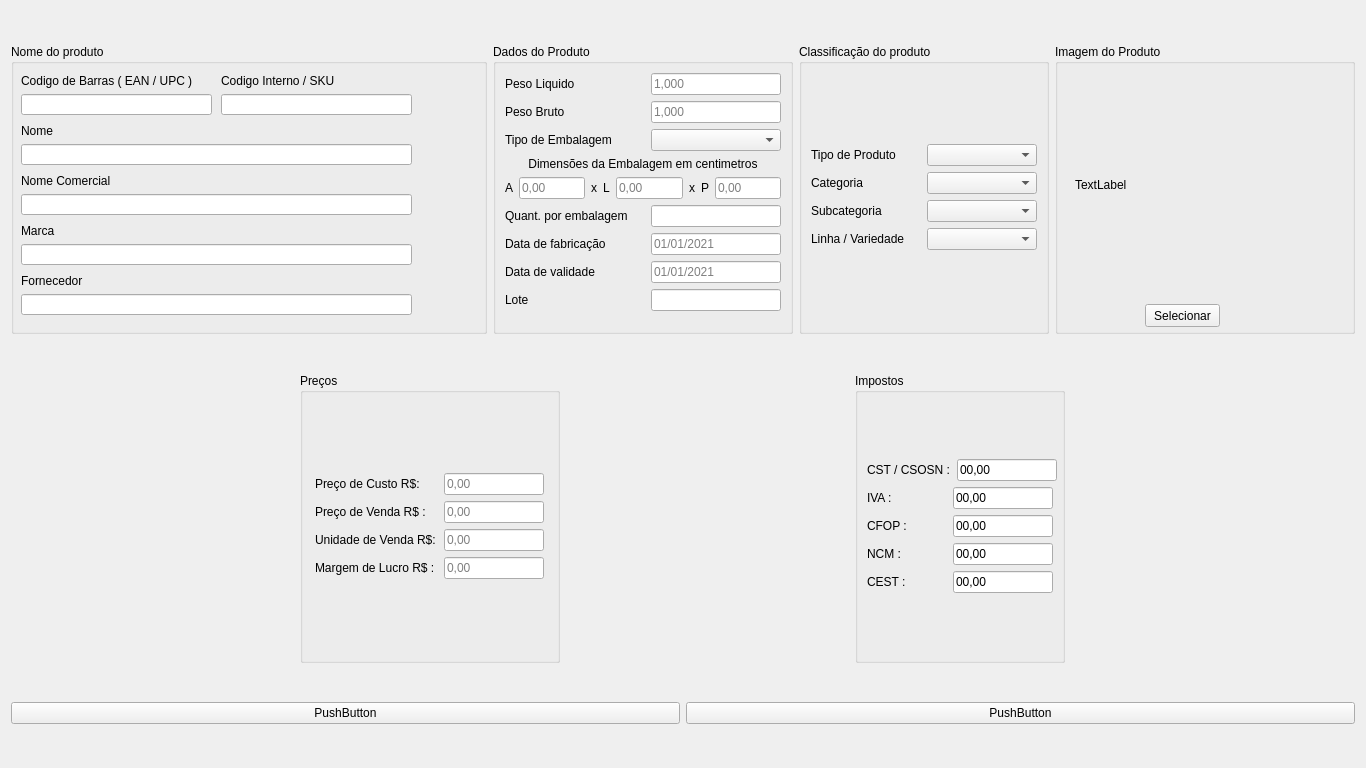
<?xml version="1.0" encoding="UTF-8"?>
<ui version="4.0">
 <class>AddProd</class>
 <widget class="QWidget" name="AddProd">
  <property name="geometry">
   <rect>
    <x>0</x>
    <y>0</y>
    <width>1366</width>
    <height>768</height>
   </rect>
  </property>
  <property name="maximumSize">
   <size>
    <width>1366</width>
    <height>768</height>
   </size>
  </property>
  <property name="windowTitle">
   <string>Form</string>
  </property>
  <layout class="QVBoxLayout" name="verticalLayout_16">
   <item>
    <layout class="QHBoxLayout" name="horizontalLayout">
     <item>
      <layout class="QVBoxLayout" name="verticalLayout">
       <item>
        <widget class="QGroupBox" name="nomeProduto">
         <property name="minimumSize">
          <size>
           <width>300</width>
           <height>290</height>
          </size>
         </property>
         <property name="maximumSize">
          <size>
           <width>16777215</width>
           <height>290</height>
          </size>
         </property>
         <property name="title">
          <string>Nome do produto</string>
         </property>
         <widget class="QWidget" name="verticalLayoutWidget_10">
          <property name="geometry">
           <rect>
            <x>10</x>
            <y>80</y>
            <width>391</width>
            <height>41</height>
           </rect>
          </property>
          <layout class="QVBoxLayout" name="layout_nome_2">
           <item>
            <widget class="QLabel" name="labelNome_2">
             <property name="text">
              <string>Nome</string>
             </property>
            </widget>
           </item>
           <item>
            <widget class="QLineEdit" name="txtNomeProd_2"/>
           </item>
          </layout>
         </widget>
         <widget class="QWidget" name="verticalLayoutWidget_11">
          <property name="geometry">
           <rect>
            <x>10</x>
            <y>130</y>
            <width>391</width>
            <height>41</height>
           </rect>
          </property>
          <layout class="QVBoxLayout" name="layout_nome_comercial_2">
           <item>
            <widget class="QLabel" name="labelNomeComercial_2">
             <property name="text">
              <string>Nome Comercial</string>
             </property>
            </widget>
           </item>
           <item>
            <widget class="QLineEdit" name="txtNomeComercial_2"/>
           </item>
          </layout>
         </widget>
         <widget class="QWidget" name="verticalLayoutWidget_12">
          <property name="geometry">
           <rect>
            <x>10</x>
            <y>180</y>
            <width>391</width>
            <height>41</height>
           </rect>
          </property>
          <layout class="QVBoxLayout" name="layout_marca_2">
           <item>
            <widget class="QLabel" name="labelMarca_2">
             <property name="text">
              <string>Marca</string>
             </property>
            </widget>
           </item>
           <item>
            <widget class="QLineEdit" name="txtMarca_2"/>
           </item>
          </layout>
         </widget>
         <widget class="QWidget" name="verticalLayoutWidget_13">
          <property name="geometry">
           <rect>
            <x>10</x>
            <y>30</y>
            <width>191</width>
            <height>41</height>
           </rect>
          </property>
          <layout class="QVBoxLayout" name="CodigoSku_2">
           <item>
            <widget class="QLabel" name="labelCodSku_2">
             <property name="text">
              <string>Codigo de Barras ( EAN / UPC )</string>
             </property>
            </widget>
           </item>
           <item>
            <widget class="QLineEdit" name="txtCodSku_2">
             <property name="text">
              <string/>
             </property>
            </widget>
           </item>
          </layout>
         </widget>
         <widget class="QWidget" name="verticalLayoutWidget_14">
          <property name="geometry">
           <rect>
            <x>210</x>
            <y>30</y>
            <width>191</width>
            <height>41</height>
           </rect>
          </property>
          <layout class="QVBoxLayout" name="CodigoDeBarras_2">
           <item>
            <widget class="QLabel" name="labelCodBarras_2">
             <property name="text">
              <string>Codigo Interno / SKU</string>
             </property>
            </widget>
           </item>
           <item>
            <widget class="QLineEdit" name="txtCodBarras_2">
             <property name="text">
              <string/>
             </property>
            </widget>
           </item>
          </layout>
         </widget>
         <widget class="QWidget" name="verticalLayoutWidget_15">
          <property name="geometry">
           <rect>
            <x>10</x>
            <y>230</y>
            <width>391</width>
            <height>41</height>
           </rect>
          </property>
          <layout class="QVBoxLayout" name="layoutForncedor_2">
           <item>
            <widget class="QLabel" name="labelFornecedor_2">
             <property name="text">
              <string>Fornecedor</string>
             </property>
            </widget>
           </item>
           <item>
            <widget class="QLineEdit" name="txtFornecedor_2"/>
           </item>
          </layout>
         </widget>
        </widget>
       </item>
      </layout>
     </item>
     <item>
      <layout class="QVBoxLayout" name="verticalLayout_2">
       <item>
        <widget class="QGroupBox" name="DadosProdutos">
         <property name="minimumSize">
          <size>
           <width>300</width>
           <height>290</height>
          </size>
         </property>
         <property name="maximumSize">
          <size>
           <width>300</width>
           <height>290</height>
          </size>
         </property>
         <property name="title">
          <string>Dados do Produto</string>
         </property>
         <layout class="QVBoxLayout" name="verticalLayout_14">
          <property name="leftMargin">
           <number>9</number>
          </property>
          <item>
           <layout class="QHBoxLayout" name="PesoLiquido">
            <item>
             <widget class="QLabel" name="labelPesoLiq">
              <property name="text">
               <string>Peso Liquido</string>
              </property>
             </widget>
            </item>
            <item>
             <widget class="QLineEdit" name="txtPesoLiq">
              <property name="maximumSize">
               <size>
                <width>130</width>
                <height>16777215</height>
               </size>
              </property>
              <property name="layoutDirection">
               <enum>Qt::LeftToRight</enum>
              </property>
              <property name="text">
               <string/>
              </property>
              <property name="maxLength">
               <number>7</number>
              </property>
              <property name="placeholderText">
               <string>1,000</string>
              </property>
             </widget>
            </item>
           </layout>
          </item>
          <item>
           <layout class="QHBoxLayout" name="PesoBruto">
            <item>
             <widget class="QLabel" name="labelPesoBruto">
              <property name="text">
               <string>Peso Bruto</string>
              </property>
             </widget>
            </item>
            <item>
             <widget class="QLineEdit" name="txtPesoBruto">
              <property name="maximumSize">
               <size>
                <width>130</width>
                <height>16777215</height>
               </size>
              </property>
              <property name="layoutDirection">
               <enum>Qt::LeftToRight</enum>
              </property>
              <property name="maxLength">
               <number>7</number>
              </property>
              <property name="placeholderText">
               <string>1,000</string>
              </property>
             </widget>
            </item>
           </layout>
          </item>
          <item>
           <layout class="QHBoxLayout" name="Volume">
            <item>
             <widget class="QLabel" name="labelTipoEmb">
              <property name="text">
               <string>Tipo de Embalagem</string>
              </property>
             </widget>
            </item>
            <item>
             <widget class="QComboBox" name="cmbTipoEmb">
              <property name="maximumSize">
               <size>
                <width>130</width>
                <height>16777215</height>
               </size>
              </property>
             </widget>
            </item>
           </layout>
          </item>
          <item>
           <layout class="QHBoxLayout" name="DimenEmbalagem_2">
            <item>
             <widget class="QLabel" name="labelDimenEmb">
              <property name="minimumSize">
               <size>
                <width>100</width>
                <height>0</height>
               </size>
              </property>
              <property name="text">
               <string>Dimensões da Embalagem em centimetros</string>
              </property>
              <property name="alignment">
               <set>Qt::AlignCenter</set>
              </property>
             </widget>
            </item>
           </layout>
          </item>
          <item>
           <layout class="QHBoxLayout" name="DimenEmbalagem">
            <item>
             <widget class="QLabel" name="labelDimenEmbA">
              <property name="text">
               <string>A</string>
              </property>
             </widget>
            </item>
            <item>
             <widget class="QLineEdit" name="txtDimenEmbA">
              <property name="text">
               <string/>
              </property>
              <property name="placeholderText">
               <string>0,00</string>
              </property>
             </widget>
            </item>
            <item>
             <widget class="QLabel" name="labelDimenEmbx">
              <property name="text">
               <string>x</string>
              </property>
             </widget>
            </item>
            <item>
             <widget class="QLabel" name="labelDimenEmbL">
              <property name="text">
               <string>L</string>
              </property>
             </widget>
            </item>
            <item>
             <widget class="QLineEdit" name="txtDimenEmbL">
              <property name="text">
               <string/>
              </property>
              <property name="placeholderText">
               <string>0,00</string>
              </property>
             </widget>
            </item>
            <item>
             <widget class="QLabel" name="labelDimenEmbx2">
              <property name="text">
               <string>x</string>
              </property>
             </widget>
            </item>
            <item>
             <widget class="QLabel" name="labelDimenEmbP">
              <property name="text">
               <string>P</string>
              </property>
             </widget>
            </item>
            <item>
             <widget class="QLineEdit" name="txtDimenEmbP">
              <property name="text">
               <string/>
              </property>
              <property name="placeholderText">
               <string>0,00</string>
              </property>
             </widget>
            </item>
           </layout>
          </item>
          <item>
           <layout class="QHBoxLayout" name="QtdProduto">
            <item>
             <widget class="QLabel" name="labelQtdProduto">
              <property name="text">
               <string>Quant. por embalagem</string>
              </property>
             </widget>
            </item>
            <item>
             <widget class="QLineEdit" name="txtQtdProduto">
              <property name="maximumSize">
               <size>
                <width>130</width>
                <height>16777215</height>
               </size>
              </property>
              <property name="text">
               <string/>
              </property>
              <property name="placeholderText">
               <string/>
              </property>
             </widget>
            </item>
           </layout>
          </item>
          <item>
           <layout class="QHBoxLayout" name="dataFabricacao">
            <item>
             <widget class="QLabel" name="labelDataFabri">
              <property name="text">
               <string>Data de fabricação</string>
              </property>
             </widget>
            </item>
            <item>
             <widget class="QLineEdit" name="txtDataFabri">
              <property name="maximumSize">
               <size>
                <width>130</width>
                <height>16777215</height>
               </size>
              </property>
              <property name="text">
               <string/>
              </property>
              <property name="placeholderText">
               <string>01/01/2021</string>
              </property>
             </widget>
            </item>
           </layout>
          </item>
          <item>
           <layout class="QHBoxLayout" name="DataValidade">
            <item>
             <widget class="QLabel" name="labelDataVal">
              <property name="text">
               <string>Data de validade</string>
              </property>
             </widget>
            </item>
            <item>
             <widget class="QLineEdit" name="txtDataVal">
              <property name="maximumSize">
               <size>
                <width>130</width>
                <height>16777215</height>
               </size>
              </property>
              <property name="text">
               <string/>
              </property>
              <property name="placeholderText">
               <string>01/01/2021</string>
              </property>
             </widget>
            </item>
           </layout>
          </item>
          <item>
           <layout class="QHBoxLayout" name="Lote">
            <item>
             <widget class="QLabel" name="labelLote">
              <property name="text">
               <string>Lote</string>
              </property>
             </widget>
            </item>
            <item>
             <widget class="QLineEdit" name="txtLote">
              <property name="maximumSize">
               <size>
                <width>130</width>
                <height>16777215</height>
               </size>
              </property>
              <property name="text">
               <string/>
              </property>
             </widget>
            </item>
           </layout>
          </item>
          <item>
           <spacer name="verticalSpacer">
            <property name="orientation">
             <enum>Qt::Vertical</enum>
            </property>
            <property name="sizeHint" stdset="0">
             <size>
              <width>20</width>
              <height>40</height>
             </size>
            </property>
           </spacer>
          </item>
         </layout>
        </widget>
       </item>
      </layout>
     </item>
     <item>
      <layout class="QVBoxLayout" name="verticalLayout_3">
       <item>
        <widget class="QGroupBox" name="ClassificacaoProd_2">
         <property name="sizePolicy">
          <sizepolicy hsizetype="Preferred" vsizetype="Preferred">
           <horstretch>0</horstretch>
           <verstretch>0</verstretch>
          </sizepolicy>
         </property>
         <property name="minimumSize">
          <size>
           <width>250</width>
           <height>290</height>
          </size>
         </property>
         <property name="maximumSize">
          <size>
           <width>250</width>
           <height>290</height>
          </size>
         </property>
         <property name="title">
          <string>Classificação do produto</string>
         </property>
         <layout class="QGridLayout" name="gridLayout_6">
          <item row="0" column="0">
           <layout class="QVBoxLayout" name="verticalLayout_5">
            <item>
             <layout class="QHBoxLayout" name="subCategoria_2">
              <item>
               <widget class="QLabel" name="labelVariedade_4">
                <property name="text">
                 <string>Tipo de Produto</string>
                </property>
               </widget>
              </item>
              <item>
               <widget class="QComboBox" name="cmbTipProd"/>
              </item>
             </layout>
            </item>
            <item>
             <layout class="QHBoxLayout" name="linhaVariedade_2">
              <item>
               <widget class="QLabel" name="labelDepartamento_2">
                <property name="minimumSize">
                 <size>
                  <width>50</width>
                  <height>0</height>
                 </size>
                </property>
                <property name="text">
                 <string>Categoria</string>
                </property>
               </widget>
              </item>
              <item>
               <widget class="QComboBox" name="cmbCategoria"/>
              </item>
             </layout>
            </item>
            <item>
             <layout class="QHBoxLayout" name="categoria_2">
              <item>
               <widget class="QLabel" name="labelSecao_2">
                <property name="text">
                 <string>Subcategoria</string>
                </property>
               </widget>
              </item>
              <item>
               <widget class="QComboBox" name="cmbSubCate"/>
              </item>
             </layout>
            </item>
            <item>
             <layout class="QHBoxLayout" name="tipoProduto_2">
              <item>
               <widget class="QLabel" name="labelVariedade_3">
                <property name="text">
                 <string>Linha / Variedade</string>
                </property>
               </widget>
              </item>
              <item>
               <widget class="QComboBox" name="cmbLinhaVar"/>
              </item>
             </layout>
            </item>
           </layout>
          </item>
         </layout>
        </widget>
       </item>
      </layout>
     </item>
     <item>
      <layout class="QVBoxLayout" name="verticalLayout_6">
       <item>
        <widget class="QGroupBox" name="GrupoImagem_2">
         <property name="sizePolicy">
          <sizepolicy hsizetype="Fixed" vsizetype="Fixed">
           <horstretch>0</horstretch>
           <verstretch>0</verstretch>
          </sizepolicy>
         </property>
         <property name="minimumSize">
          <size>
           <width>300</width>
           <height>290</height>
          </size>
         </property>
         <property name="maximumSize">
          <size>
           <width>200</width>
           <height>290</height>
          </size>
         </property>
         <property name="title">
          <string>Imagem do Produto</string>
         </property>
         <widget class="QPushButton" name="button_load_image_2">
          <property name="geometry">
           <rect>
            <x>90</x>
            <y>260</y>
            <width>75</width>
            <height>23</height>
           </rect>
          </property>
          <property name="text">
           <string>Selecionar</string>
          </property>
         </widget>
         <widget class="QLabel" name="label">
          <property name="geometry">
           <rect>
            <x>20</x>
            <y>40</y>
            <width>241</width>
            <height>201</height>
           </rect>
          </property>
          <property name="text">
           <string>TextLabel</string>
          </property>
         </widget>
        </widget>
       </item>
      </layout>
     </item>
    </layout>
   </item>
   <item>
    <layout class="QHBoxLayout" name="horizontalLayout_3">
     <item>
      <layout class="QVBoxLayout" name="verticalLayout_7">
       <item>
        <widget class="QGroupBox" name="Precos">
         <property name="minimumSize">
          <size>
           <width>0</width>
           <height>0</height>
          </size>
         </property>
         <property name="maximumSize">
          <size>
           <width>260</width>
           <height>300</height>
          </size>
         </property>
         <property name="title">
          <string>Preços</string>
         </property>
         <layout class="QVBoxLayout" name="verticalLayout_15">
          <item>
           <layout class="QVBoxLayout" name="verticalLayout_12">
            <item>
             <layout class="QHBoxLayout" name="PrecoCusto_3">
              <item>
               <widget class="QLabel" name="labelPrecoCusto_3">
                <property name="minimumSize">
                 <size>
                  <width>120</width>
                  <height>0</height>
                 </size>
                </property>
                <property name="maximumSize">
                 <size>
                  <width>100</width>
                  <height>16777215</height>
                 </size>
                </property>
                <property name="text">
                 <string>Preço de Custo R$:</string>
                </property>
               </widget>
              </item>
              <item>
               <widget class="QLineEdit" name="txtPrecoCusto_3">
                <property name="sizePolicy">
                 <sizepolicy hsizetype="Preferred" vsizetype="Fixed">
                  <horstretch>0</horstretch>
                  <verstretch>0</verstretch>
                 </sizepolicy>
                </property>
                <property name="minimumSize">
                 <size>
                  <width>100</width>
                  <height>0</height>
                 </size>
                </property>
                <property name="maximumSize">
                 <size>
                  <width>90</width>
                  <height>16777215</height>
                 </size>
                </property>
                <property name="placeholderText">
                 <string>0,00</string>
                </property>
               </widget>
              </item>
             </layout>
            </item>
            <item>
             <layout class="QHBoxLayout" name="PrecoVenda_3">
              <item>
               <widget class="QLabel" name="labelPrecoVenda_3">
                <property name="minimumSize">
                 <size>
                  <width>120</width>
                  <height>0</height>
                 </size>
                </property>
                <property name="maximumSize">
                 <size>
                  <width>100</width>
                  <height>16777215</height>
                 </size>
                </property>
                <property name="text">
                 <string>Preço de Venda R$ :</string>
                </property>
               </widget>
              </item>
              <item>
               <widget class="QLineEdit" name="txtPrecoVenda_3">
                <property name="sizePolicy">
                 <sizepolicy hsizetype="Preferred" vsizetype="Fixed">
                  <horstretch>0</horstretch>
                  <verstretch>0</verstretch>
                 </sizepolicy>
                </property>
                <property name="maximumSize">
                 <size>
                  <width>100</width>
                  <height>16777215</height>
                 </size>
                </property>
                <property name="placeholderText">
                 <string>0,00</string>
                </property>
               </widget>
              </item>
             </layout>
            </item>
            <item>
             <layout class="QHBoxLayout" name="UnidadeVenda_3">
              <item>
               <widget class="QLabel" name="labelUnidadeVenda_3">
                <property name="minimumSize">
                 <size>
                  <width>120</width>
                  <height>0</height>
                 </size>
                </property>
                <property name="maximumSize">
                 <size>
                  <width>100</width>
                  <height>16777215</height>
                 </size>
                </property>
                <property name="text">
                 <string>Unidade de Venda R$: </string>
                </property>
               </widget>
              </item>
              <item>
               <widget class="QLineEdit" name="txtUnidadeVenda_3">
                <property name="maximumSize">
                 <size>
                  <width>100</width>
                  <height>16777215</height>
                 </size>
                </property>
                <property name="text">
                 <string/>
                </property>
                <property name="placeholderText">
                 <string>0,00</string>
                </property>
               </widget>
              </item>
             </layout>
            </item>
            <item>
             <layout class="QHBoxLayout" name="MargemLucro_3">
              <item>
               <widget class="QLabel" name="labelMargemLucro_3">
                <property name="minimumSize">
                 <size>
                  <width>120</width>
                  <height>0</height>
                 </size>
                </property>
                <property name="maximumSize">
                 <size>
                  <width>100</width>
                  <height>16777215</height>
                 </size>
                </property>
                <property name="text">
                 <string>Margem de Lucro R$ : </string>
                </property>
               </widget>
              </item>
              <item>
               <widget class="QLineEdit" name="txtMargemLucro_3">
                <property name="sizePolicy">
                 <sizepolicy hsizetype="Preferred" vsizetype="Fixed">
                  <horstretch>0</horstretch>
                  <verstretch>0</verstretch>
                 </sizepolicy>
                </property>
                <property name="maximumSize">
                 <size>
                  <width>100</width>
                  <height>16777215</height>
                 </size>
                </property>
                <property name="placeholderText">
                 <string>0,00</string>
                </property>
               </widget>
              </item>
             </layout>
            </item>
           </layout>
          </item>
         </layout>
        </widget>
       </item>
      </layout>
     </item>
     <item>
      <layout class="QVBoxLayout" name="verticalLayout_8">
       <item>
        <widget class="QGroupBox" name="groupBox_5">
         <property name="minimumSize">
          <size>
           <width>0</width>
           <height>290</height>
          </size>
         </property>
         <property name="maximumSize">
          <size>
           <width>210</width>
           <height>290</height>
          </size>
         </property>
         <property name="title">
          <string>Impostos</string>
         </property>
         <layout class="QVBoxLayout" name="verticalLayout_9">
          <item>
           <layout class="QGridLayout" name="gridLayout_11">
            <item row="3" column="0">
             <layout class="QHBoxLayout" name="horizontalLayout_44">
              <item>
               <widget class="QLabel" name="labelNcm_2">
                <property name="maximumSize">
                 <size>
                  <width>100</width>
                  <height>16777215</height>
                 </size>
                </property>
                <property name="text">
                 <string>NCM :</string>
                </property>
               </widget>
              </item>
              <item>
               <widget class="QLineEdit" name="txtNcm_2">
                <property name="maximumSize">
                 <size>
                  <width>100</width>
                  <height>16777215</height>
                 </size>
                </property>
                <property name="text">
                 <string>00,00</string>
                </property>
                <property name="maxLength">
                 <number>6</number>
                </property>
                <property name="placeholderText">
                 <string>00,00</string>
                </property>
               </widget>
              </item>
             </layout>
            </item>
            <item row="1" column="0">
             <layout class="QHBoxLayout" name="horizontalLayout_50">
              <item>
               <widget class="QLabel" name="labelIva_2">
                <property name="maximumSize">
                 <size>
                  <width>100</width>
                  <height>16777215</height>
                 </size>
                </property>
                <property name="text">
                 <string>IVA :</string>
                </property>
               </widget>
              </item>
              <item>
               <widget class="QLineEdit" name="txtIva_2">
                <property name="maximumSize">
                 <size>
                  <width>100</width>
                  <height>16777215</height>
                 </size>
                </property>
                <property name="text">
                 <string>00,00</string>
                </property>
                <property name="maxLength">
                 <number>6</number>
                </property>
                <property name="placeholderText">
                 <string>00,00</string>
                </property>
               </widget>
              </item>
             </layout>
            </item>
            <item row="4" column="0">
             <layout class="QHBoxLayout" name="horizontalLayout_51">
              <item>
               <widget class="QLabel" name="labelCest_2">
                <property name="maximumSize">
                 <size>
                  <width>100</width>
                  <height>16777215</height>
                 </size>
                </property>
                <property name="text">
                 <string>CEST :</string>
                </property>
               </widget>
              </item>
              <item>
               <widget class="QLineEdit" name="txtCest_2">
                <property name="maximumSize">
                 <size>
                  <width>100</width>
                  <height>16777215</height>
                 </size>
                </property>
                <property name="text">
                 <string>00,00</string>
                </property>
                <property name="maxLength">
                 <number>6</number>
                </property>
                <property name="placeholderText">
                 <string>00,00</string>
                </property>
               </widget>
              </item>
             </layout>
            </item>
            <item row="2" column="0">
             <layout class="QHBoxLayout" name="horizontalLayout_52">
              <item>
               <widget class="QLabel" name="labelCfop_2">
                <property name="maximumSize">
                 <size>
                  <width>100</width>
                  <height>16777215</height>
                 </size>
                </property>
                <property name="text">
                 <string>CFOP :</string>
                </property>
               </widget>
              </item>
              <item>
               <widget class="QLineEdit" name="txtCfop_2">
                <property name="maximumSize">
                 <size>
                  <width>100</width>
                  <height>16777215</height>
                 </size>
                </property>
                <property name="text">
                 <string>00,00</string>
                </property>
                <property name="maxLength">
                 <number>6</number>
                </property>
                <property name="placeholderText">
                 <string>00,00</string>
                </property>
               </widget>
              </item>
             </layout>
            </item>
            <item row="0" column="0">
             <layout class="QHBoxLayout" name="horizontalLayout_53">
              <item>
               <widget class="QLabel" name="labelCst_2">
                <property name="sizePolicy">
                 <sizepolicy hsizetype="Preferred" vsizetype="Preferred">
                  <horstretch>0</horstretch>
                  <verstretch>0</verstretch>
                 </sizepolicy>
                </property>
                <property name="maximumSize">
                 <size>
                  <width>90</width>
                  <height>16777215</height>
                 </size>
                </property>
                <property name="text">
                 <string>CST / CSOSN :</string>
                </property>
               </widget>
              </item>
              <item>
               <widget class="QLineEdit" name="txtCst_2">
                <property name="sizePolicy">
                 <sizepolicy hsizetype="Preferred" vsizetype="Fixed">
                  <horstretch>0</horstretch>
                  <verstretch>0</verstretch>
                 </sizepolicy>
                </property>
                <property name="minimumSize">
                 <size>
                  <width>100</width>
                  <height>0</height>
                 </size>
                </property>
                <property name="maximumSize">
                 <size>
                  <width>110</width>
                  <height>16777215</height>
                 </size>
                </property>
                <property name="layoutDirection">
                 <enum>Qt::LeftToRight</enum>
                </property>
                <property name="text">
                 <string>00,00</string>
                </property>
                <property name="maxLength">
                 <number>6</number>
                </property>
                <property name="placeholderText">
                 <string>00,00</string>
                </property>
               </widget>
              </item>
             </layout>
            </item>
           </layout>
          </item>
         </layout>
        </widget>
       </item>
      </layout>
     </item>
    </layout>
   </item>
   <item>
    <layout class="QHBoxLayout" name="horizontalLayout_4">
     <item>
      <widget class="QPushButton" name="pushButton">
       <property name="text">
        <string>PushButton</string>
       </property>
      </widget>
     </item>
     <item>
      <widget class="QPushButton" name="pushButton_2">
       <property name="text">
        <string>PushButton</string>
       </property>
      </widget>
     </item>
    </layout>
   </item>
  </layout>
 </widget>
 <resources/>
 <connections/>
</ui>
